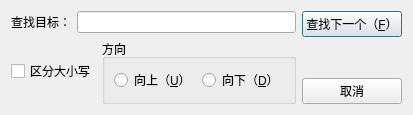
<?xml version="1.0" encoding="UTF-8"?>
<ui version="4.0">
 <class>SearchDialog</class>
 <widget class="QDialog" name="SearchDialog">
  <property name="geometry">
   <rect>
    <x>0</x>
    <y>0</y>
    <width>303</width>
    <height>92</height>
   </rect>
  </property>
  <property name="windowTitle">
   <string>Dialog</string>
  </property>
  <layout class="QHBoxLayout" name="horizontalLayout_4">
   <item>
    <layout class="QVBoxLayout" name="verticalLayout">
     <item>
      <layout class="QHBoxLayout" name="horizontalLayout">
       <item>
        <widget class="QLabel" name="label">
         <property name="text">
          <string>查找目标：</string>
         </property>
        </widget>
       </item>
       <item>
        <widget class="QLineEdit" name="searchText"/>
       </item>
      </layout>
     </item>
     <item>
      <layout class="QHBoxLayout" name="horizontalLayout_3">
       <item>
        <widget class="QCheckBox" name="cbCaseSensetive">
         <property name="text">
          <string>区分大小写</string>
         </property>
        </widget>
       </item>
       <item>
        <widget class="QGroupBox" name="groupBox">
         <property name="title">
          <string>方向</string>
         </property>
         <layout class="QHBoxLayout" name="horizontalLayout_2">
          <item>
           <widget class="QRadioButton" name="rbUp">
            <property name="text">
             <string>向上（&amp;U）</string>
            </property>
           </widget>
          </item>
          <item>
           <widget class="QRadioButton" name="rbDown">
            <property name="text">
             <string>向下（&amp;D）</string>
            </property>
           </widget>
          </item>
         </layout>
        </widget>
       </item>
      </layout>
     </item>
    </layout>
   </item>
   <item>
    <layout class="QVBoxLayout" name="verticalLayout_2">
     <item>
      <widget class="QPushButton" name="btFindNext">
       <property name="text">
        <string>查找下一个（&amp;F）</string>
       </property>
      </widget>
     </item>
     <item>
      <spacer name="verticalSpacer">
       <property name="orientation">
        <enum>Qt::Orientation::Vertical</enum>
       </property>
       <property name="sizeHint" stdset="0">
        <size>
         <width>20</width>
         <height>40</height>
        </size>
       </property>
      </spacer>
     </item>
     <item>
      <widget class="QPushButton" name="btCancel">
       <property name="text">
        <string>取消</string>
       </property>
      </widget>
     </item>
    </layout>
   </item>
  </layout>
 </widget>
 <resources/>
 <connections/>
</ui>
